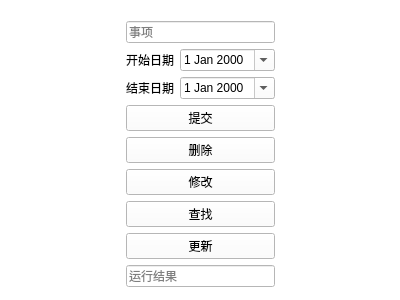
<?xml version="1.0" encoding="UTF-8"?>
<ui version="4.0">
 <class>EnglishRecord</class>
 <widget class="QWidget" name="EnglishRecord">
  <property name="geometry">
   <rect>
    <x>0</x>
    <y>0</y>
    <width>400</width>
    <height>300</height>
   </rect>
  </property>
  <property name="windowTitle">
   <string>Form</string>
  </property>
  <property name="styleSheet">
   <string notr="true"/>
  </property>
  <widget class="QWidget" name="">
   <property name="geometry">
    <rect>
     <x>0</x>
     <y>0</y>
     <width>401</width>
     <height>308</height>
    </rect>
   </property>
   <layout class="QHBoxLayout" name="horizontalLayout_4">
    <property name="spacing">
     <number>0</number>
    </property>
    <item>
     <widget class="QWidget" name="widget_2" native="true">
      <property name="styleSheet">
       <string notr="true">background-color: rgb(255, 255, 255);</string>
      </property>
     </widget>
    </item>
    <item>
     <widget class="QWidget" name="widget" native="true">
      <property name="styleSheet">
       <string notr="true">background-color:rgb(255, 255, 255)</string>
      </property>
      <layout class="QVBoxLayout" name="verticalLayout_5">
       <item>
        <layout class="QVBoxLayout" name="verticalLayout_4">
         <item>
          <spacer name="verticalSpacer">
           <property name="orientation">
            <enum>Qt::Orientation::Vertical</enum>
           </property>
           <property name="sizeHint" stdset="0">
            <size>
             <width>20</width>
             <height>40</height>
            </size>
           </property>
          </spacer>
         </item>
         <item>
          <layout class="QHBoxLayout" name="horizontalLayout_3">
           <item>
            <spacer name="horizontalSpacer">
             <property name="orientation">
              <enum>Qt::Orientation::Horizontal</enum>
             </property>
             <property name="sizeHint" stdset="0">
              <size>
               <width>40</width>
               <height>20</height>
              </size>
             </property>
            </spacer>
           </item>
           <item>
            <layout class="QVBoxLayout" name="verticalLayout_3">
             <item>
              <widget class="QLineEdit" name="course">
               <property name="placeholderText">
                <string>事项</string>
               </property>
              </widget>
             </item>
             <item>
              <layout class="QVBoxLayout" name="verticalLayout">
               <item>
                <layout class="QHBoxLayout" name="horizontalLayout">
                 <item>
                  <widget class="QLabel" name="label">
                   <property name="text">
                    <string>开始日期</string>
                   </property>
                  </widget>
                 </item>
                 <item>
                  <widget class="QDateEdit" name="dateEdit">
                   <property name="calendarPopup">
                    <bool>true</bool>
                   </property>
                  </widget>
                 </item>
                </layout>
               </item>
               <item>
                <layout class="QHBoxLayout" name="horizontalLayout_2">
                 <item>
                  <widget class="QLabel" name="label_2">
                   <property name="text">
                    <string>结束日期</string>
                   </property>
                  </widget>
                 </item>
                 <item>
                  <widget class="QDateEdit" name="dateEdit_2">
                   <property name="calendarPopup">
                    <bool>true</bool>
                   </property>
                  </widget>
                 </item>
                </layout>
               </item>
              </layout>
             </item>
             <item>
              <layout class="QVBoxLayout" name="verticalLayout_2">
               <item>
                <widget class="QPushButton" name="pushButton_3">
                 <property name="text">
                  <string>提交</string>
                 </property>
                </widget>
               </item>
               <item>
                <widget class="QPushButton" name="pushButton_4">
                 <property name="text">
                  <string>删除</string>
                 </property>
                </widget>
               </item>
               <item>
                <widget class="QPushButton" name="pushButton_2">
                 <property name="text">
                  <string>修改</string>
                 </property>
                </widget>
               </item>
              </layout>
             </item>
             <item>
              <widget class="QPushButton" name="pushButton">
               <property name="text">
                <string>查找</string>
               </property>
              </widget>
             </item>
             <item>
              <widget class="QPushButton" name="pushButton_5">
               <property name="text">
                <string>更新</string>
               </property>
              </widget>
             </item>
             <item>
              <widget class="QLineEdit" name="runResult">
               <property name="readOnly">
                <bool>true</bool>
               </property>
               <property name="placeholderText">
                <string>运行结果</string>
               </property>
              </widget>
             </item>
            </layout>
           </item>
           <item>
            <spacer name="horizontalSpacer_2">
             <property name="orientation">
              <enum>Qt::Orientation::Horizontal</enum>
             </property>
             <property name="sizeHint" stdset="0">
              <size>
               <width>40</width>
               <height>20</height>
              </size>
             </property>
            </spacer>
           </item>
          </layout>
         </item>
         <item>
          <spacer name="verticalSpacer_2">
           <property name="orientation">
            <enum>Qt::Orientation::Vertical</enum>
           </property>
           <property name="sizeHint" stdset="0">
            <size>
             <width>20</width>
             <height>40</height>
            </size>
           </property>
          </spacer>
         </item>
        </layout>
       </item>
      </layout>
     </widget>
    </item>
    <item>
     <widget class="QWidget" name="widget_3" native="true">
      <property name="styleSheet">
       <string notr="true">background-color: rgb(255, 255, 255);</string>
      </property>
     </widget>
    </item>
   </layout>
  </widget>
 </widget>
 <resources/>
 <connections/>
</ui>
